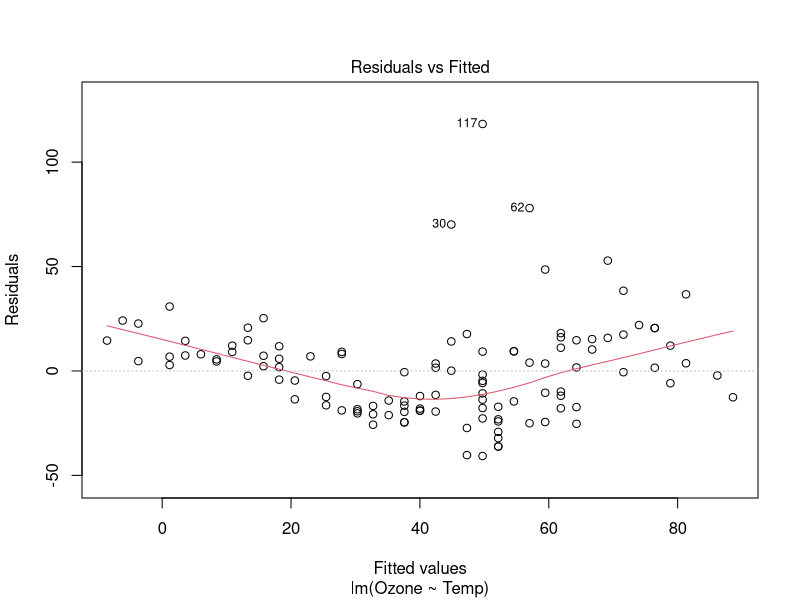
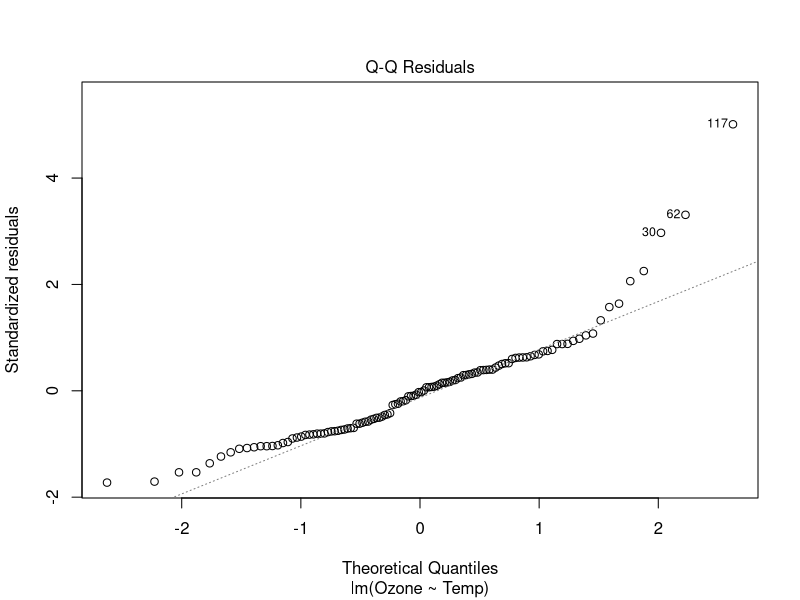
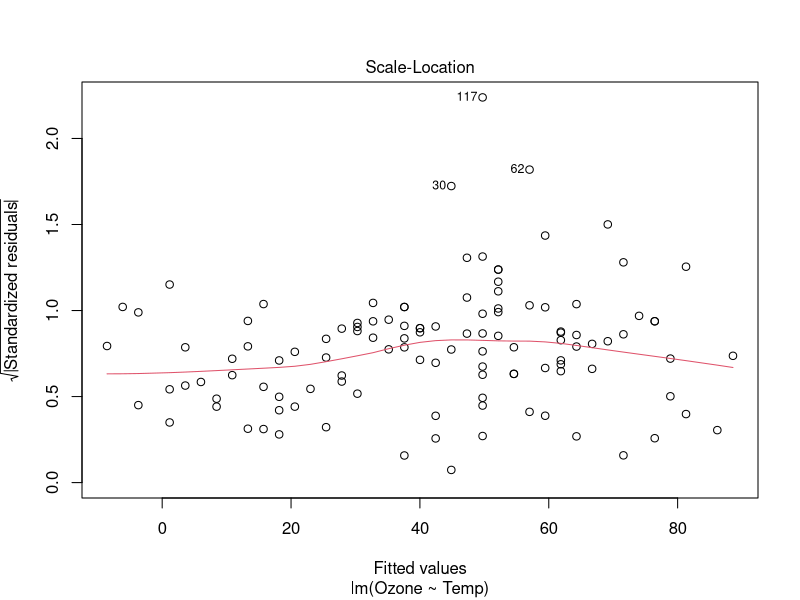
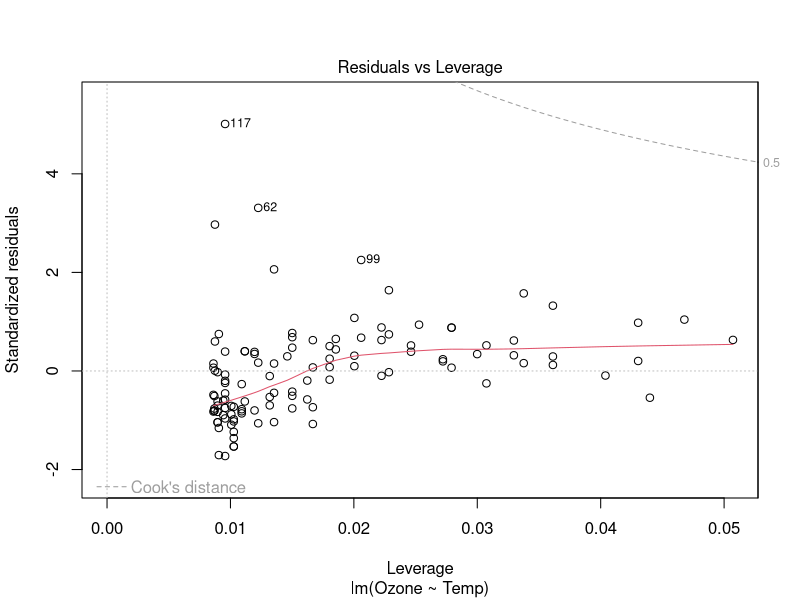

Write R code to recreate these figures, in order.
## ---- chunk 1
library(datasets)
## ---- chunk 2
head(airquality)
## ---- chunk 3
model <- lm(Ozone ~ Temp, data = airquality)
plot(model)
